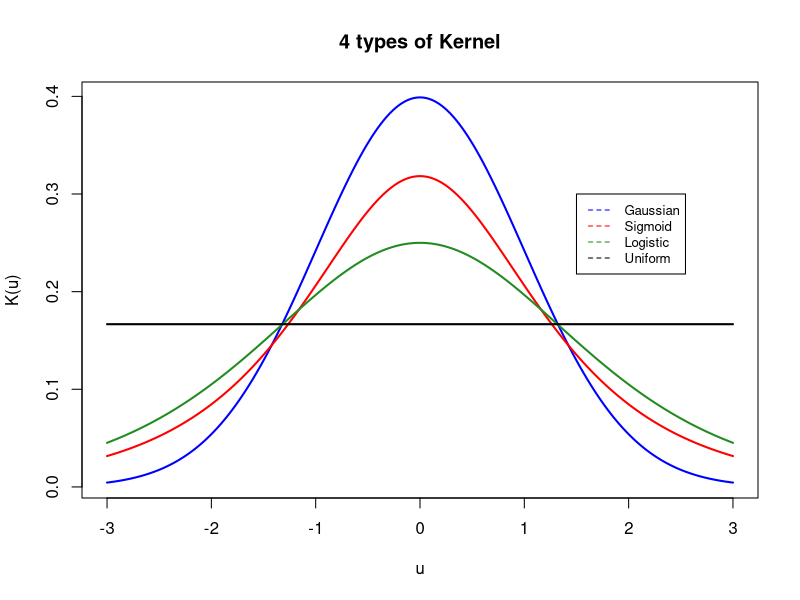

Generate this figure with R:
## Kernel density function examples

## Gausian

K.gaussian <- function(u){
  (1/sqrt(2*pi))*exp(-u^2/2)
}
K.gaussian <-Vectorize(K.gaussian,'u')


## Sigmoid

K.sigmoid <- function(u){
  (2/pi)*(1/(exp(u)+exp(-u)))
}

## Logistic

K.logistic<- function(u){
  1/(exp(u)+exp(-u)+2)
}

u<-seq(-3,3,by = 0.01)

plot(u,K.gaussian(u),type = 'l',col ='blue',
     lwd = 2, ylab = 'K(u)', xlab = 'u',main = '4 types of Kernel')
lines(u,K.sigmoid(u),col = 'red',lwd = 2)
lines(u,K.logistic(u),col = 'forestgreen', lwd =2)
lines(u,rep(1/6,length(u)),col = 'black',lwd=2)

legend(1.5,0.3,legend = c('Gaussian','Sigmoid','Logistic','Uniform'),
       col = c('blue','red','forestgreen','black'),lty = c(2,2,2,2), 
       cex=.8)


